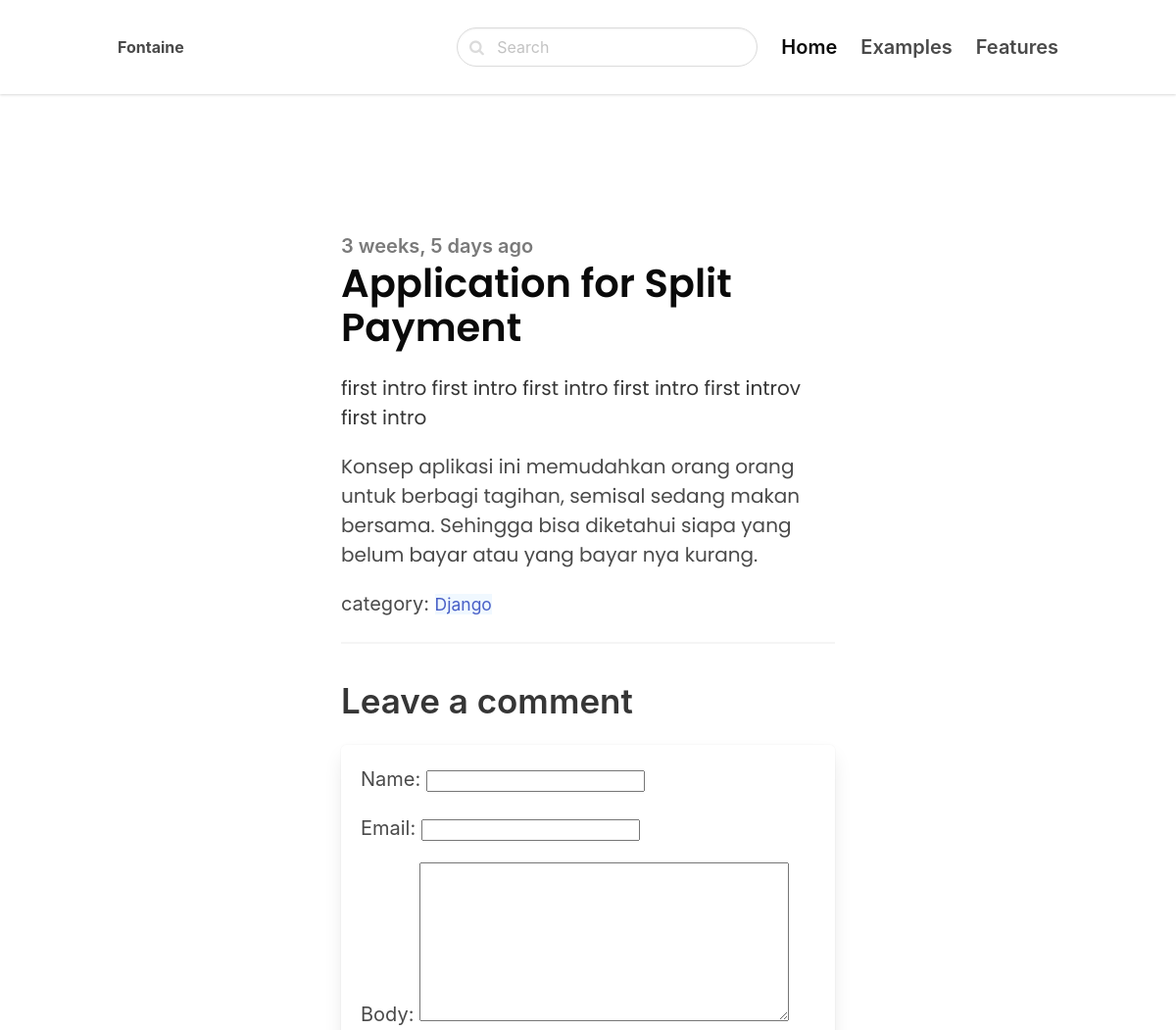
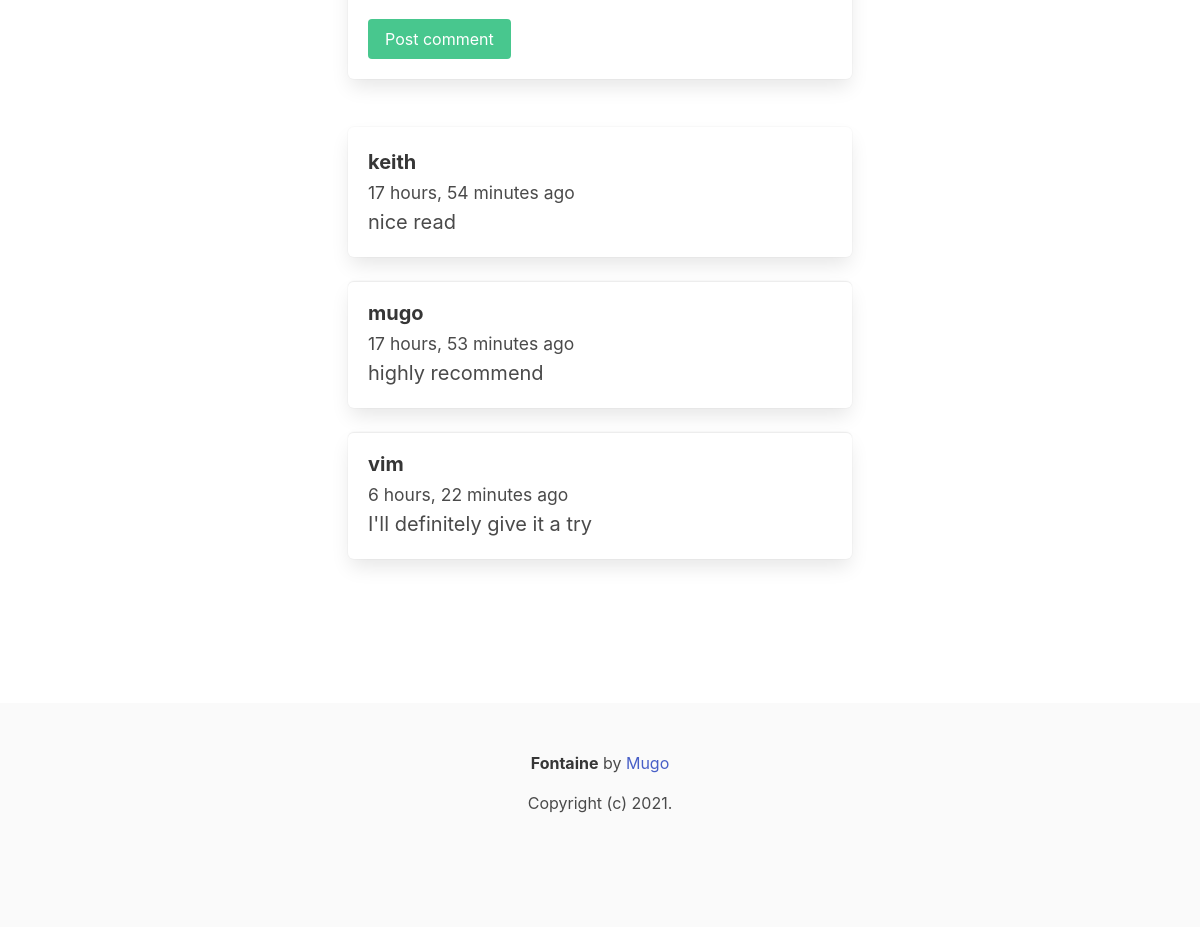
Screenshot of /Application-for-Split-Payment/Application-for-Split-Payment/ with the database file from the repository (2 pictures, top to bottom).
### main_blog/models.py (models this page shows, shortened)
class Posts(models.Model):
    category = models.ForeignKey(Category, related_name='posts', on_delete=models.CASCADE)
    title = models.CharField(max_length=255)
    slug = models.SlugField()
    intro = models.TextField()
    body = models.TextField()
    created_at = models.DateTimeField(auto_now_add=True)
    class Meta:
        ordering = ('-created_at',)
        verbose_name_plural = 'Posts'

class Category(models.Model):
    title = models.CharField(max_length=255)
    slug = models.SlugField()
    class Meta:
        ordering = ('title',)
        verbose_name_plural = 'Categories'
    def __str__(self):
        return self.title

class Comment(models.Model):
    post = models.ForeignKey(Posts, related_name='comments', on_delete=CASCADE)
    name = models.CharField(max_length=100)
    email = models.EmailField()
    body = models.TextField()
    created_at = models.DateTimeField(auto_now_add=True)

### main_blog/views.py (the view)
# urls.py: path('<slug:category_slug>/<slug:slug>/', views.detail, name='post_detail'),
def detail(request, category_slug, slug):
    post = get_object_or_404(Posts, slug=slug)
    if request.method == 'POST':
        form = CommentForm(request.POST)
        if form.is_valid():
            comment = form.save(commit=False)
            comment.post = post
            comment.save()
            return redirect('post_detail', slug=slug)
    else:
        form = CommentForm()
    return render(request, 'blog/detail.html', {'post': post, 'form': form})

### main_blog/forms.py
class CommentForm(forms.ModelForm):
    class Meta:
        model = Comment
        fields = ('name', 'email', 'body')

### main_blog/templates/blog/detail.html (shortened to what this page needs)
{% extends 'core/base.html' %}
{% block content %}
<section class="hero ">
    <div class="hero-body">
        <div class="container">
            <section class="section">
                <div class="columns">
                    <div class="column is-8 is-offset-2">
                            <div class="content is-medium">
                                    <h2 class="subtitle is-5 has-text-grey">{{ post.created_at|timesince }} ago</h2>
                                    <h1 class="title has-text-black is-2" style="font-family: 'Poppins', sans-serif;">{{ post.title }}</h1>
                                    <p class="has-text-dark" style="font-family: 'Poppins', sans-serif;">{{ post.intro }}</p>
                                    <p style="font-family: 'Poppins', sans-serif;">{{ post.body }}</p>
                                    <p>category: <a href="{% url 'category_detail' post.category.slug %}"><small style="background-color: aliceblue;">{{ post.category }}</small></a></p>
                                    <hr>
                                    <h2 class="subtitle is -2">Leave a comment</h2>
                                    <form method="post" class="box mb-6">
                                        {{ form.as_p }}
                                        <div class="field">
                                            <div class="control">
                                                <button class="button is-success">Post comment</button>
                                            </div>
                                        </div>
                                    </form>
                                    {% for comment in post.comments.all %}
                                        <article class="media box">
                                            <div class="media-content">
                                                <strong>{{ comment.name }}</strong>
                                                <p><small>{{comment.created_at | timesince }} ago</small><br></p>
                                                {{ comment.body }}
                                            </div>
                                        </article>
                                    {% endfor %}
                            </div>
                    </div>
                </div>
            </section>
        </div>
    </div>
</section>
{% endblock %}

### blog_app/templates/core/base.html (shortened to what this page needs)
<!DOCTYPE html>
<html lang="en">
<head>
    <link rel="stylesheet" href="https://unpkg.com/bulma@0.9.3/css/bulma.min.css" />
    <link href="https://stackpath.bootstrapcdn.com/font-awesome/4.7.0/css/font-awesome.min.css" rel="stylesheet"
>
</head>
<body>
  <nav class="navbar">
    <div class="container">
      <div class="navbar-brand">
        <a class="navbar-item" href="/">
          <strong>Fontaine</strong>
        </a>
      </div>
      <div id="navbarMenu" class="navbar-menu">
        <div class="navbar-end">
          <div class=" navbar-item">
            <div class="control has-icons-left">
              <input class="input is-rounded" type="text" placeholder="Search">
              <span class="icon is-left">
              </span>
            </div>
          </div>
          <a class="navbar-item is-active is-size-5 has-text-weight-semibold">
            Home
          </a>
          <a class="navbar-item is-size-5 has-text-weight-semibold">
            Examples
          </a>
          <a class="navbar-item is-size-5 has-text-weight-semibold">
            Features
          </a>
        </div>
      </div>
    </div>
  </nav>
  <section class="section">
      <div class="container">
        {% block content %}
        {% endblock %}
      </div>
  </section>
  <footer class="footer">
    <div class="content has-text-centered">
      <p>
        <strong>Fontaine</strong> by <a href="https://github.com/sam-mugo">Mugo</a><p>Copyright (c) 2021.</p>
      </p>
    </div>
  </footer>
</body>
</html>

### blog_app/templates/core/base.html (style rules this page uses)
nav.navbar { height: 6rem !important; box-shadow: 0 1px 3px 0 rgba(0, 0, 0, .1), 0 1px 2px 0 rgba(0, 0, 0, .06) !important; }

### rows the page displays
Posts: created_at "3 weeks, 5 days", title "Application for Split Payment", intro "first intro first intro first intro first intro first introv first intro", body "Konsep aplikasi ini memudahkan orang orang untuk berbagi tagihan, semisal sedang makan bersama. Sehingga bisa diketahui siapa yang belum bayar atau yang bayar nya kurang.", category "Django"
Comment: name "keith", created_at "17 hours, 54 minutes", body "nice read"
Comment: name "mugo", created_at "17 hours, 53 minutes", body "highly recommend"
Comment: name "vim", created_at "6 hours, 22 minutes", body "I'll definitely give it a try"
